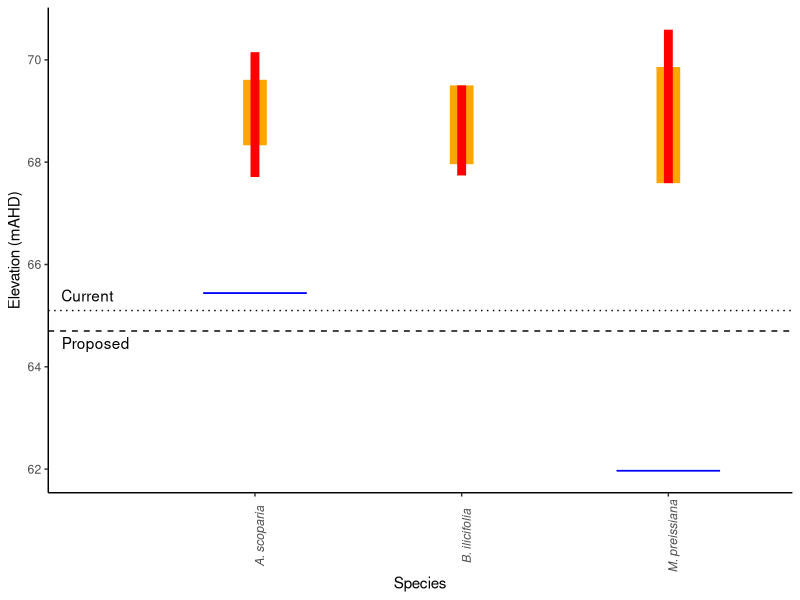
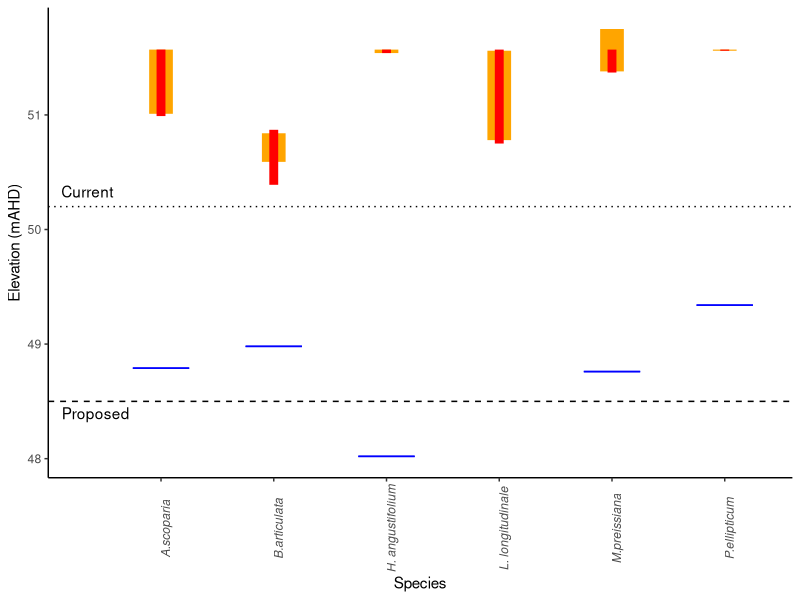
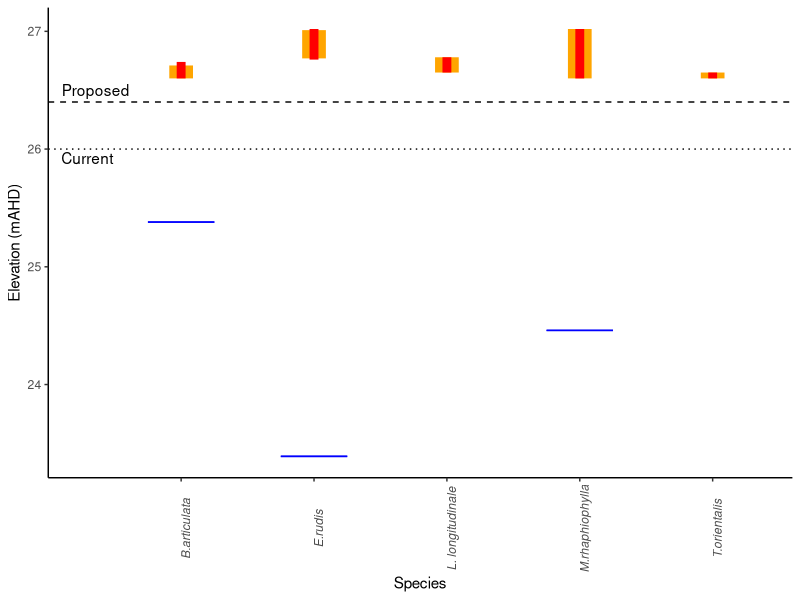
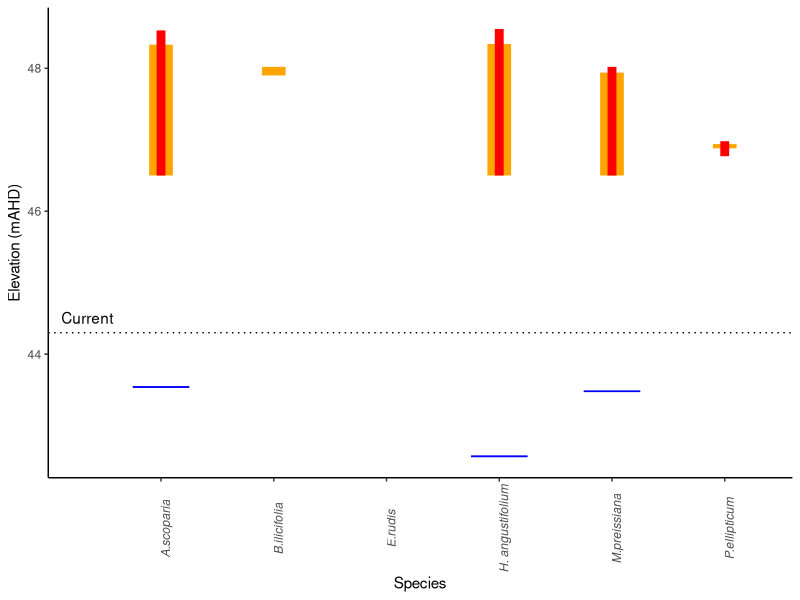
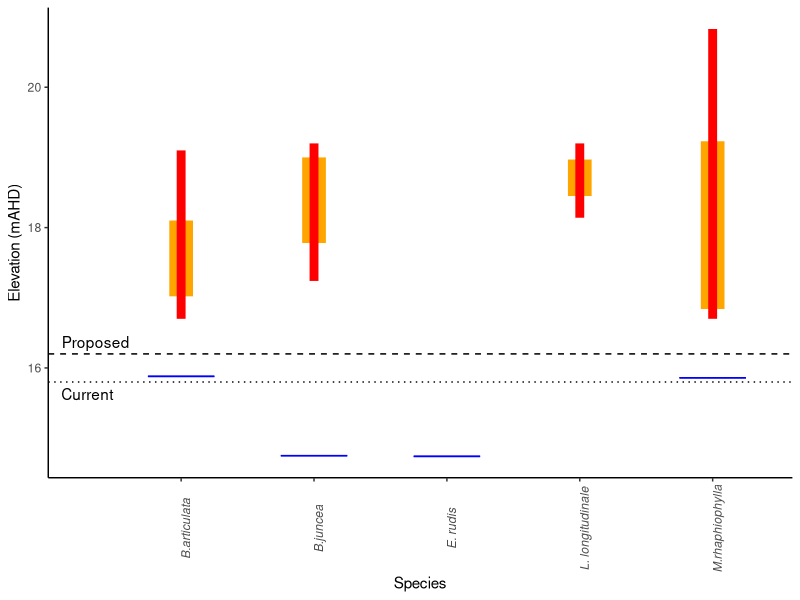
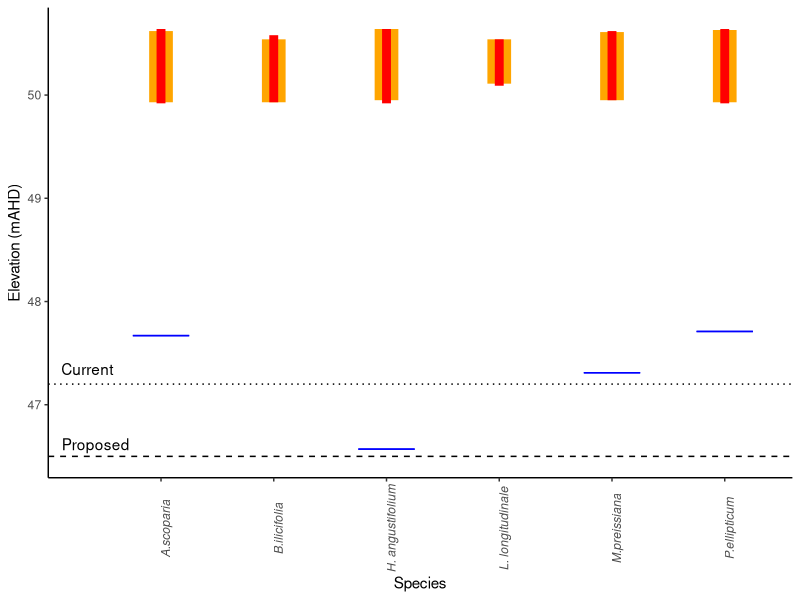
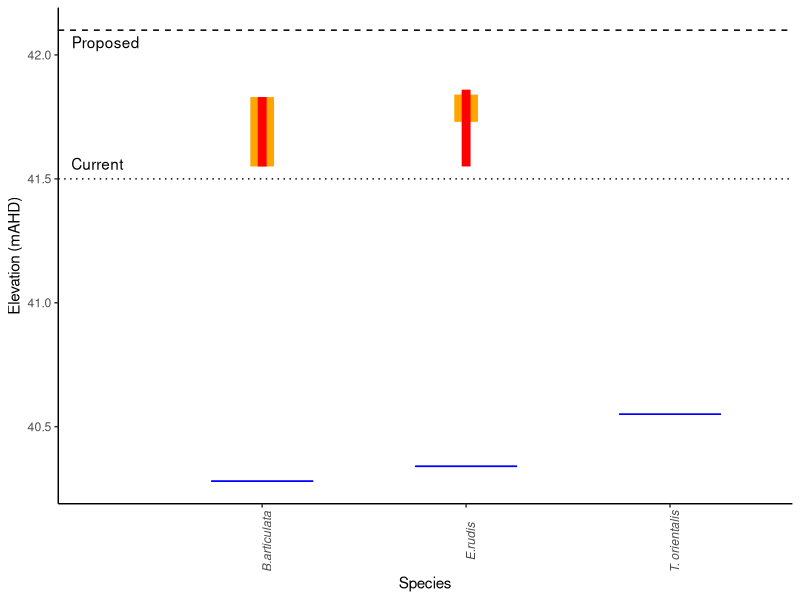
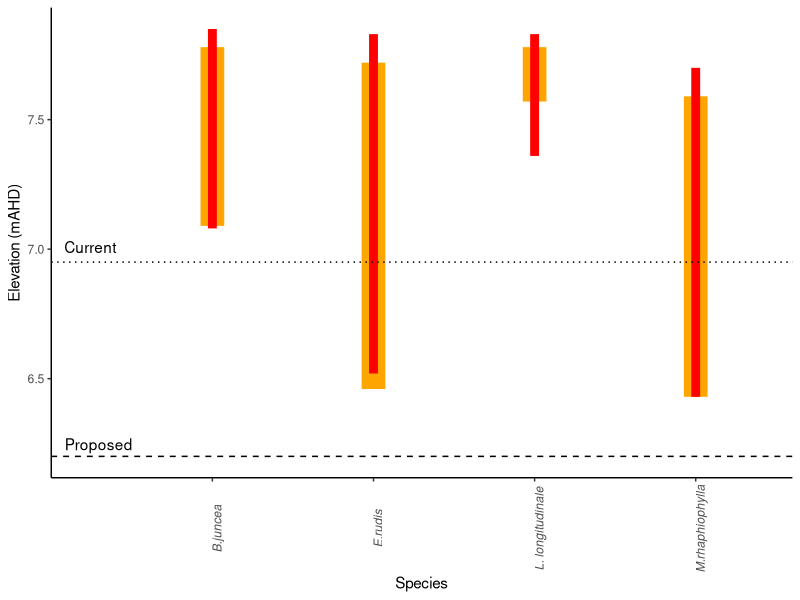

Source code (R) for these figures, in order:
library(reshape2)
library(ggplot2)

#Dampland 78
Damp78_EWR <- cbind(c(67.71, 68.33, 69.61, 70.15), c(67.74,	67.96,	69.5,	69.5), c(67.59,	67.59,	69.86,	70.59))
Damp78_EWR <- t(Damp78_EWR)
colnames(Damp78_EWR) <- c("absolute_min", "mean_min", "mean_max", "absolute_max")
Species <- c("A. scoparia", "B. ilicifolia", "M. preissiana")
Damp78_EWR <- cbind.data.frame(Species, Damp78_EWR)
Damp78.thresh <- 65.1
Damp78.prop <- 64.7
EWR_AHD <- c(65.44, NA, 61.97)
Damp78_FroendEWR <- cbind.data.frame(Species, EWR_AHD)

Damp78_EWR_plot <- ggplot(Damp78_EWR) +
  geom_segment(aes(x=Species, xend=Species, y=mean_max, yend=mean_min), size=8, color="orange") +
  geom_segment(aes(x=Species, xend=Species, y=absolute_max, yend=absolute_min), size=3, color="red") +
  geom_hline(yintercept=Damp78.thresh, linetype="dotted") +
  geom_hline(yintercept=Damp78.prop, linetype="dashed") +
  geom_errorbar(data=Damp78_FroendEWR , aes(y=NULL, ymax=EWR_AHD, ymin=EWR_AHD, x=Species), width=0.5, color="blue") +
  annotate("text", x = 0, y = Damp78.thresh, vjust=-0.75, hjust= -0.25, label = "Current") + 
  annotate("text", x = 0, y = Damp78.prop, vjust=+1.5, hjust= -0.2, label = "Proposed") + 
  theme(axis.line = element_line(colour = "black"),
        panel.grid.major = element_blank(),
        panel.grid.minor = element_blank(),
        panel.border = element_blank(),
        panel.background = element_blank()) +
  labs(y = "Elevation (mAHD)") +
  theme(axis.text.x=element_text(angle=90, face="italic"))

#EPP173
Epp173_EWR <- cbind(c(50.99,	51.01,	51.57,	51.57), c(50.39,	50.59,	50.84,	50.87), c(51.54,	51.54,	51.57,	51.57),
                    c(50.75,	50.78,	51.56,	51.57), c(51.37,	51.38,	51.75,	51.57), c(51.56,	51.56,	51.57,	51.57))
Epp173_EWR <- t(Epp173_EWR)
colnames(Epp173_EWR) <- c("absolute_min", "mean_min", "mean_max", "absolute_max")
Species <- c("A.scoparia", "B.articulata", "H. angustifolium", "L. longitudinale",
             "M.preissiana", "P.ellipticum")
Epp173_EWR <- cbind.data.frame(Species, Epp173_EWR)
Epp173.thresh <- 50.2
Epp173.prop <- 48.5
EWR_AHD <- c(48.79, 48.98, 48.02, NA, 48.76, 49.34)
Epp173_FroendEWR <- cbind.data.frame(Species, EWR_AHD)

Epp173_EWR_plot <- ggplot(Epp173_EWR) +
  geom_segment(aes(x=Species, xend=Species, y=mean_max, yend=mean_min), size=8, color="orange") +
  geom_segment(aes(x=Species, xend=Species, y=absolute_max, yend=absolute_min), size=3, color="red") +
  geom_hline(yintercept=Epp173.thresh, linetype="dotted") +
  geom_hline(yintercept=Epp173.prop, linetype="dashed") +
  geom_errorbar(data=Epp173_FroendEWR , aes(y=NULL, ymax=EWR_AHD, ymin=EWR_AHD, x=Species), width=0.5, color="blue") +
  annotate("text", x = 0, y =Epp173.thresh, vjust=-0.75, hjust= -0.25, label = "Current") + 
  annotate("text", x = 0, y = Epp173.prop, vjust=+1.5, hjust= -0.2, label = "Proposed") + 
  theme(axis.line = element_line(colour = "black"),
        panel.grid.major = element_blank(),
        panel.grid.minor = element_blank(),
        panel.border = element_blank(),
        panel.background = element_blank()) +
  labs(y = "Elevation (mAHD)") +
  theme(axis.text.x=element_text(angle=90, face="italic"))

#Goollelal
Gooll_EWR <- cbind(c(26.6,	26.6,	26.71,	26.74), c(26.76,	26.77,	27.01,	27.02), c(26.65,	26.65,	26.78,	26.78),
                   c(26.6,	26.6,	27.02,	27.02), c(26.6,	26.6,	26.65,	26.65))
Gooll_EWR <- t(Gooll_EWR)
colnames(Gooll_EWR) <- c("absolute_min", "mean_min", "mean_max", "absolute_max")
Species <- c("B.articulata", "E.rudis", "L. longitudinale", "M.rhaphiophylla", "T.orientalis")
Gooll_EWR <- cbind.data.frame(Species, Gooll_EWR)
Gooll.thresh <- 26
Gooll.prop <- 26.4
EWR_AHD <- c(25.38, 23.39, NA, 24.46, NA)
Gooll_FroendEWR <- cbind.data.frame(Species, EWR_AHD)

Gooll_EWR_plot <- ggplot(Gooll_EWR) +
  geom_segment(aes(x=Species, xend=Species, y=mean_max, yend=mean_min), size=8, color="orange") +
  geom_segment(aes(x=Species, xend=Species, y=absolute_max, yend=absolute_min), size=3, color="red") +
  geom_hline(yintercept=Gooll.thresh, linetype="dotted") +
  geom_hline(yintercept=Gooll.prop, linetype="dashed") +
  geom_errorbar(data=Gooll_FroendEWR , aes(y=NULL, ymax=EWR_AHD, ymin=EWR_AHD, x=Species), width=0.5, color="blue") +
  annotate("text", x = 0, y = Gooll.thresh, vjust=+1.25, hjust= -0.25, label = "Current") + 
  annotate("text", x = 0, y = Gooll.prop, vjust=-0.5, hjust= -0.2, label = "Proposed") + 
  theme(axis.line = element_line(colour = "black"),
        panel.grid.major = element_blank(),
        panel.grid.minor = element_blank(),
        panel.border = element_blank(),
        panel.background = element_blank()) +
  labs(y = "Elevation (mAHD)") +
  theme(axis.text.x=element_text(angle=90, face="italic"))

# Jandabup
Janda_EWR <- cbind(c(46.5,	46.5,	48.33,	48.53), c(47.9,	48.02,	47.9,	47.9), c(47.9,	48.04,	48.04,	47.9),
                   c(46.5,	46.5,	48.34,	48.55), c(46.5,	46.5,	47.94,	48.02), c(46.77,	46.88,	46.94,	46.98))
Janda_EWR <- t(Janda_EWR)
colnames(Janda_EWR) <- c("absolute_min", "mean_min", "mean_max", "absolute_max")
Species <- c("A.scoparia", "B.ilicifolia", "E.rudis", "H. angustifolium", "M.preissiana", "P.ellipticum")
Janda_EWR <- cbind.data.frame(Species, Janda_EWR)
Janda.thresh <- 44.3
Janda.prop <- 44.3
EWR_AHD <- c(43.54, NA, NA, 42.57, 43.48, NA)
Janda_FroendEWR <- cbind.data.frame(Species, EWR_AHD)

Janda_EWR_plot <- ggplot(Janda_EWR) +
  geom_segment(aes(x=Species, xend=Species, y=mean_max, yend=mean_min), size=8, color="orange") +
  geom_segment(aes(x=Species, xend=Species, y=absolute_max, yend=absolute_min), size=3, color="red") +
  geom_hline(yintercept=Janda.thresh, linetype="dotted") +
  geom_errorbar(data=Janda_FroendEWR , aes(y=NULL, ymax=EWR_AHD, ymin=EWR_AHD, x=Species), width=0.5, color="blue") +
    annotate("text", x = 0, y = Janda.thresh, vjust=-0.75, hjust= -0.25, label = "Current") +
  theme(axis.line = element_line(colour = "black"),
          panel.grid.major = element_blank(),
          panel.grid.minor = element_blank(),
          panel.border = element_blank(),
          panel.background = element_blank()) +
  labs(y = "Elevation (mAHD)") +
  theme(axis.text.x=element_text(angle=90, face="italic"))

#Joondalup
Joonda_EWR <- cbind(c(16.7,	17.02,	18.1,	19.1), c(17.24,	17.78,	19, 19.2), c(18.14,	18.45,	18.97,	19.2),
                   c(16.7,	16.84,	19.23, 20.83), c(NA, NA, NA, NA))
Joonda_EWR <- t(Joonda_EWR)
colnames(Joonda_EWR) <- c("absolute_min", "mean_min", "mean_max", "absolute_max")
Species <- c("B.articulata", "B.juncea", "L. longitudinale", "M.rhaphiophylla", "E. rudis")
Joonda_EWR <- cbind.data.frame(Species, Joonda_EWR)
Joonda.thresh <- 15.8
Joonda.prop <- 16.2
EWR_AHD <- c(15.88, 14.75, NA, 15.86, 14.74)
Joonda_FroendEWR <- cbind.data.frame(Species, EWR_AHD)

Joonda_EWR_plot <- ggplot(Joonda_EWR) +
  geom_segment(aes(x=Species, xend=Species, y=mean_max, yend=mean_min), size=8, color="orange") +
  geom_segment(aes(x=Species, xend=Species, y=absolute_max, yend=absolute_min), size=3, color="red") +
  geom_hline(yintercept=Joonda.thresh, linetype="dotted") +
  geom_hline(yintercept=Joonda.prop, linetype="dashed") +
  geom_errorbar(data=Joonda_FroendEWR , aes(y=NULL, ymax=EWR_AHD, ymin=EWR_AHD, x=Species), width=0.5, color="blue") +
  annotate("text", x = 0, y = Joonda.thresh, vjust=+1.5, hjust= -0.25, label = "Current") + 
  annotate("text", x = 0, y = Joonda.prop, vjust=-0.5, hjust= -0.2, label = "Proposed") + 
  theme(axis.line = element_line(colour = "black"),
        panel.grid.major = element_blank(),
        panel.grid.minor = element_blank(),
        panel.border = element_blank(),
        panel.background = element_blank()) +
  labs(y = "Elevation (mAHD)") +
  theme(axis.text.x=element_text(angle=90, face="italic"))

#Lexia186
Lex186_EWR <- cbind(c(49.92,	49.93,	50.62,	50.64), c(49.93,	49.93,	50.54,	50.58), c(49.92,	49.95,	50.64,	50.64),
                    c(50.09,	50.11,	50.54,	50.54), c(49.95,	49.95,	50.61,	50.62), c(49.92,	49.93,	50.63,	50.64))
Lex186_EWR <- t(Lex186_EWR)
colnames(Lex186_EWR) <- c("absolute_min", "mean_min", "mean_max", "absolute_max")
Species <- c("A.scoparia", "B.ilicifolia", "H. angustifolium", "L. longitudinale", 
             "M.preissiana", "P.ellipticum")
Lex186_EWR <- cbind.data.frame(Species, Lex186_EWR)
Lex186.thresh <- 47.2
Lex186.prop <- 46.5
EWR_AHD <- c(47.67, NA, 46.57, NA, 47.31, 47.71)
Lex186_FroendEWR <- cbind.data.frame(Species, EWR_AHD)

Lex186_EWR_plot <- ggplot(Lex186_EWR) +
  geom_segment(aes(x=Species, xend=Species, y=mean_max, yend=mean_min), size=8, color="orange") +
  geom_segment(aes(x=Species, xend=Species, y=absolute_max, yend=absolute_min), size=3, color="red") +
  geom_hline(yintercept=Lex186.thresh, linetype="dotted") +
  geom_hline(yintercept=Lex186.prop, linetype="dashed") +
  geom_errorbar(data=Lex186_FroendEWR , aes(y=NULL, ymax=EWR_AHD, ymin=EWR_AHD, x=Species), width=0.5, color="blue") +
    annotate("text", x = 0, y = Lex186.thresh, vjust=-0.75, hjust= -0.25, label = "Current") + 
  annotate("text", x = 0, y = Lex186.prop, vjust=-0.5, hjust= -0.2, label = "Proposed") + 
  theme(axis.line = element_line(colour = "black"),
        panel.grid.major = element_blank(),
        panel.grid.minor = element_blank(),
        panel.border = element_blank(),
        panel.background = element_blank()) +
  labs(y = "Elevation (mAHD)") +
  theme(axis.text.x=element_text(angle=90, face="italic"))

# McNess
McNess_EWR <- cbind(c(7.08,	7.09,	7.78,	7.85), c(6.52,	6.46,	7.72,	7.83), c(7.36,	7.57,	7.78,	7.83),
                    c(6.43,	6.43,	7.59,	7.7))
McNess_EWR <- t(McNess_EWR)
colnames(McNess_EWR) <- c("absolute_min", "mean_min", "mean_max", "absolute_max")
Species <- c("B.juncea", "E.rudis", "L. longitudinale", "M.rhaphiophylla")
McNess_EWR <- cbind.data.frame(Species, McNess_EWR)
McNess.thresh <- 6.95
McNess.prop <- 6.2
EWR_AHD <- c(NA, NA, NA, NA)
McNess_FroendEWR <- cbind.data.frame(Species, EWR_AHD)

McNess_EWR_plot <- ggplot(McNess_EWR) +
  geom_segment(aes(x=Species, xend=Species, y=mean_max, yend=mean_min), size=8, color="orange") +
  geom_segment(aes(x=Species, xend=Species, y=absolute_max, yend=absolute_min), size=3, color="red") +
  geom_hline(yintercept=McNess.thresh, linetype="dotted") +
  geom_hline(yintercept=McNess.prop, linetype="dashed") +
  #geom_errorbar(data=McNess_FroendEWR , aes(y=NULL, ymax=EWR_AHD, ymin=EWR_AHD, x=Species), width=0.5, color="blue") +
    annotate("text", x = 0, y = McNess.thresh, vjust=-0.75, hjust= -0.25, label = "Current") + 
  annotate("text", x = 0, y = McNess.prop, vjust=-0.5, hjust= -0.2, label = "Proposed") + 
  theme(axis.line = element_line(colour = "black"),
        panel.grid.major = element_blank(),
        panel.grid.minor = element_blank(),
        panel.border = element_blank(),
        panel.background = element_blank()) +
  labs(y = "Elevation (mAHD)") +
  theme(axis.text.x=element_text(angle=90, face="italic"))

# Mariginiup
Marig_EWR <- cbind(c(41.55,	41.55,	41.83,	41.83), c(41.55,	41.73,	41.84,	41.86), c(NA, NA, NA, NA))
Marig_EWR <- t(Marig_EWR)
colnames(Marig_EWR) <- c("absolute_min", "mean_min", "mean_max", "absolute_max")
Species <- c("B.articulata", "E.rudis", "T. orientalis")
Marig_EWR <- cbind.data.frame(Species, Marig_EWR)
Marig.thresh <- 41.5
Marig.prop <- 42.1
EWR_AHD <- c(40.28, 40.34, 40.55)
Marig_FroendEWR <- cbind.data.frame(Species, EWR_AHD)

Marig_EWR_plot <- ggplot(Marig_EWR) +
  geom_segment(aes(x=Species, xend=Species, y=mean_max, yend=mean_min), size=8, color="orange") +
  geom_segment(aes(x=Species, xend=Species, y=absolute_max, yend=absolute_min), size=3, color="red") +
  geom_hline(yintercept=Marig.thresh, linetype="dotted") +
  geom_hline(yintercept=Marig.prop, linetype="dashed") +
  geom_errorbar(data=Marig_FroendEWR , aes(y=NULL, ymax=EWR_AHD, ymin=EWR_AHD, x=Species), width=0.5, color="blue") +
  annotate("text", x = 0, y = Marig.thresh, vjust=-0.75, hjust= -0.25, label = "Current") + 
  annotate("text", x = 0, y = Marig.prop, vjust=+1.5, hjust= -0.2, label = "Proposed") + 
  theme(axis.line = element_line(colour = "black"),
        panel.grid.major = element_blank(),
        panel.grid.minor = element_blank(),
        panel.border = element_blank(),
        panel.background = element_blank()) +
  labs(y = "Elevation (mAHD)") +
  theme(axis.text.x=element_text(angle=90, face="italic"))

# Nowergup
Nower_EWR <- cbind(c(16.03,	16.39,	17.17,	18), c(16.58,	16.99,	17.22,	17.5), c(15.43,	16.64,	18.53,	19.13),
                    c(16.11,	16.52,	17.52,	18), c(14.77,	16.59,	17.32,	19.31), c(14.5,	14.95,	16.21,	16.97))
Nower_EWR <- t(Nower_EWR)
colnames(Nower_EWR) <- c("absolute_min", "mean_min", "mean_max", "absolute_max")
Species <- c("B.articulata", "B.juncea", "E.rudis", "L. longitudinale", "M.rhaphiophylla", "T.orientalis")
Nower_EWR <- cbind.data.frame(Species, Nower_EWR)
Nower.thresh <- 16.8
Nower.prop <- 16
EWR_AHD <- c(15.22, NA, 14.64, NA, 14.66, 14.44)
Nower_FroendEWR <- cbind.data.frame(Species, EWR_AHD)

Nower_EWR_plot <- ggplot(Nower_EWR) +
  geom_segment(aes(x=Species, xend=Species, y=mean_max, yend=mean_min), size=8, color="orange") +
  geom_segment(aes(x=Species, xend=Species, y=absolute_max, yend=absolute_min), size=3, color="red") +
  geom_hline(yintercept=Nower.thresh, linetype="dotted") +
  geom_hline(yintercept=Nower.prop, linetype="dashed") +
  geom_errorbar(data=Nower_FroendEWR , aes(y=NULL, ymax=EWR_AHD, ymin=EWR_AHD, x=Species), width=0.5, color="blue") +
  annotate("text", x = 0, y = Nower.thresh, vjust=-0.75, hjust= -0.25, label = "Current") + 
  annotate("text", x = 0, y = Nower.prop, vjust=+1.5, hjust= -0.2, label = "Proposed") + 
  theme(axis.line = element_line(colour = "black"),
        panel.grid.major = element_blank(),
        panel.grid.minor = element_blank(),
        panel.border = element_blank(),
        panel.background = element_blank()) +
  labs(y = "Elevation (mAHD)") +
  theme(axis.text.x=element_text(angle=90, face="italic"))

#Wilgarup
Wilga_EWR <- cbind(c(6.03,	6.03,	6.69,	6.69), c(6.72,	6.73,	6.74,	6.75), c(6.69,	6.69,	6.81,	6.81),
                    c(6.07,	6.72,	7.07,	7.14), c(6.03,	6.14,	6.78,	7))
Wilga_EWR <- t(Wilga_EWR)
colnames(Wilga_EWR) <- c("absolute_min", "mean_min", "mean_max", "absolute_max")
Species <- c("B.articulata", "B.juncea", "B.littoralis", "L. longitudinale", "M.rhaphiophylla")
Wilga_EWR <- cbind.data.frame(Species, Wilga_EWR)
Wilga.thresh <- 4.5
Wilga.prop <- 3.9
EWR_AHD <- c(4.81, 3.9, NA, NA, 3.89)
Wilga_FroendEWR <- cbind.data.frame(Species, EWR_AHD)

Wilga_EWR_plot <- ggplot(Wilga_EWR) +
  geom_segment(aes(x=Species, xend=Species, y=mean_max, yend=mean_min), size=8, color="orange") +
  geom_segment(aes(x=Species, xend=Species, y=absolute_max, yend=absolute_min), size=3, color="red") +
  geom_hline(yintercept=Wilga.thresh, linetype="dotted") +
  geom_hline(yintercept=Wilga.prop, linetype="dashed") +
  geom_errorbar(data=Wilga_FroendEWR , aes(y=NULL, ymax=EWR_AHD, ymin=EWR_AHD, x=Species), width=0.5, color="blue") +
    annotate("text", x = 0, y = Wilga.thresh, vjust=-0.75, hjust= -0.25, label = "Current") + 
  annotate("text", x = 0, y = Wilga.prop, vjust=-0.5, hjust= -0.2, label = "Proposed") + 
  theme(axis.line = element_line(colour = "black"),
        panel.grid.major = element_blank(),
        panel.grid.minor = element_blank(),
        panel.border = element_blank(),
        panel.background = element_blank()) +
  labs(y = "Elevation (mAHD)") +
  theme(axis.text.x=element_text(angle=90, face="italic"))

# Yonderup
Yonda_EWR <- cbind(c(7.4,	7.53,	7.45,	7.56), c(7.59,	7.58,	7.56,	7.55), c(7.6,	7.6,	7.54,	7.56))
Yonda_EWR <- t(Yonda_EWR)
colnames(Yonda_EWR) <- c("absolute_min", "mean_min", "mean_max", "absolute_max")
Species <- c("B.juncea", "B.littoralis", "M.rhaphiophylla")
Yonda_EWR <- cbind.data.frame(Species, Yonda_EWR)
Yonda.thresh <- 5.9
Yonda.prop <- 5.7
EWR_AHD <- c(NA, NA, NA)
Yonda_FroendEWR <- cbind.data.frame(Species, EWR_AHD)

Yonda_EWR_plot <- ggplot(Yonda_EWR) +
  geom_segment(aes(x=Species, xend=Species, y=mean_max, yend=mean_min), size=8, color="orange") +
  geom_segment(aes(x=Species, xend=Species, y=absolute_max, yend=absolute_min), size=3, color="red") +
  geom_hline(yintercept=Yonda.thresh, linetype="dotted") +
  geom_hline(yintercept=Yonda.prop, linetype="dashed") +
  #geom_errorbar(data=Yonda_FroendEWR , aes(y=NULL, ymax=EWR_AHD, ymin=EWR_AHD, x=Species), width=0.5, color="blue") +
  annotate("text", x = 0, y = Yonda.thresh, vjust=-0.75, hjust= -0.25, label = "Current") + 
  annotate("text", x = 0, y = Yonda.prop, vjust=-0.35, hjust= -0.2, label = "Proposed") + 
  theme(axis.line = element_line(colour = "black"),
        panel.grid.major = element_blank(),
        panel.grid.minor = element_blank(),
        panel.border = element_blank(),
        panel.background = element_blank()) +
  labs(y = "Elevation (mAHD)") +
  theme(axis.text.x=element_text(angle=90, face="italic"))
